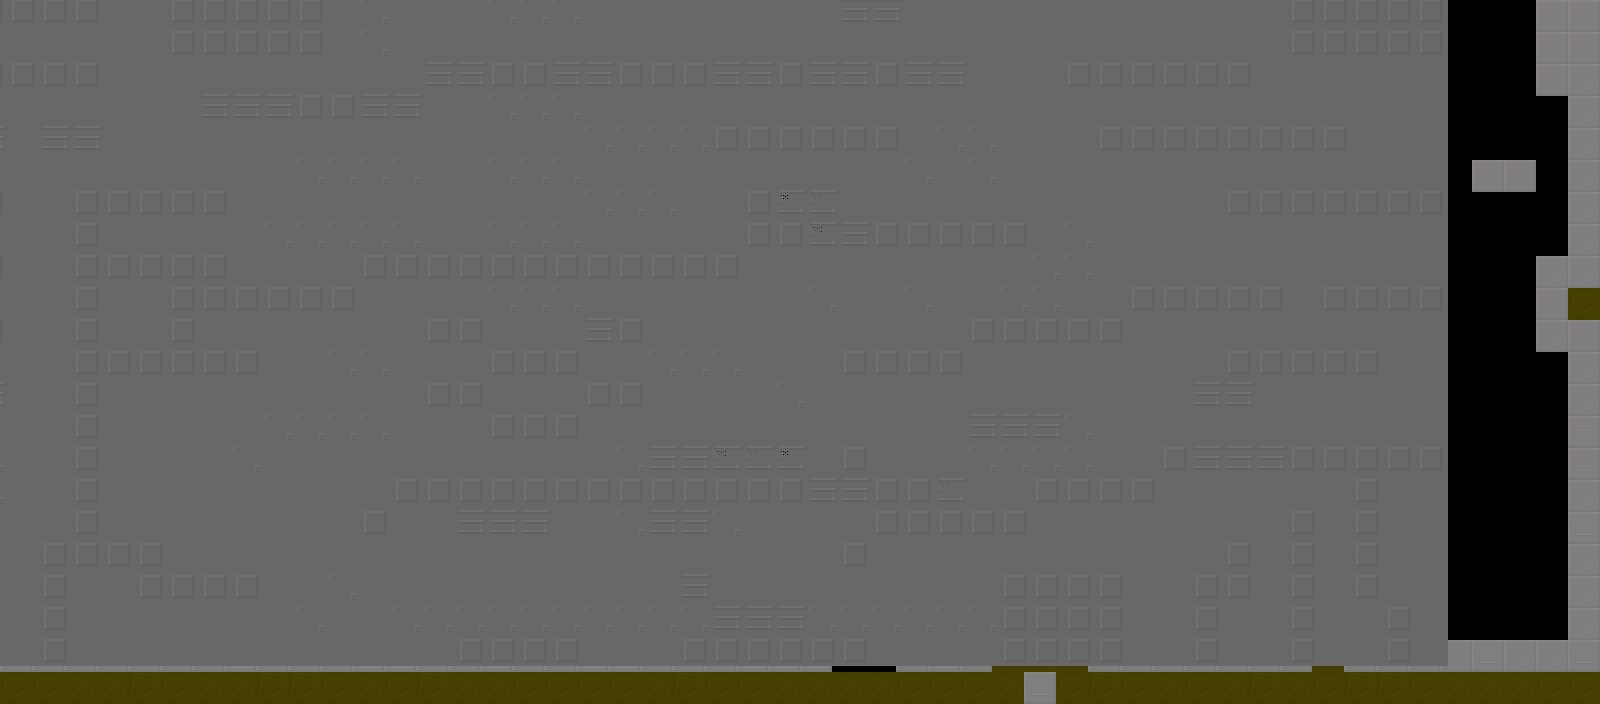

This game map was drawn from its Tiled (.tmx) file and the tilesets committed beside it. A one-line description and the full map source follow:
An orthogonal 50x22 tile map with 32x32 px tiles, 2 tile layers (foregroundLayer, backgroundLayer).

<map version="1.10" tiledversion="1.12.2" orientation="orthogonal" renderorder="right-down" width="50" height="22" tilewidth="32" tileheight="32" infinite="0" nextlayerid="3" nextobjectid="1">
 <editorsettings>
  <export target="map.json" format="json" />
 </editorsettings>
 <properties>
  <property name="solidTiles" value="[0,1,6,7,8,9,10,11,12,13]" />
 </properties>
 <tileset firstgid="1" name="tiles" tilewidth="32" tileheight="32" tilecount="24" columns="8">
  <image source="tiles.png" width="256" height="96" />
  <tile id="14">
   <animation>
    <frame tileid="14" duration="800" />
    <frame tileid="15" duration="400" />
    <frame tileid="16" duration="800" />
   </animation>
  </tile>
  <tile id="15">
   <animation>
    <frame tileid="15" duration="700" />
    <frame tileid="16" duration="400" />
    <frame tileid="14" duration="800" />
   </animation>
  </tile>
  <tile id="16">
   <animation>
    <frame tileid="16" duration="800" />
    <frame tileid="14" duration="410" />
    <frame tileid="15" duration="600" />
   </animation>
  </tile>
 </tileset>
 <layer id="1" name="foregroundLayer" width="50" height="22">
  <data encoding="csv">
8,0,0,0,0,0,0,0,0,0,0,0,0,0,0,0,0,0,0,0,0,0,0,0,0,0,0,0,0,0,0,0,0,0,0,0,0,0,0,0,0,0,0,0,0,0,0,0,7,7,
11,0,0,0,0,0,0,0,0,0,0,0,0,0,0,0,0,0,0,0,0,0,0,0,0,0,0,0,0,0,0,0,0,0,0,0,0,0,0,0,0,0,0,0,0,0,0,0,7,7,
9,0,0,0,0,0,0,0,0,0,0,0,0,0,0,0,0,0,0,0,0,0,0,0,0,0,0,0,0,0,0,0,0,0,0,0,0,0,0,0,0,0,0,0,0,0,0,0,7,13,
7,0,0,0,0,0,0,9,8,12,11,14,7,11,12,9,0,0,0,0,0,0,0,0,0,7,8,12,13,8,8,8,0,0,0,0,0,0,8,14,9,9,0,0,0,0,0,0,0,13,
14,0,0,0,0,0,0,0,0,0,0,0,0,0,0,0,0,0,0,0,0,0,0,0,0,0,0,0,0,0,0,0,0,0,0,0,0,0,0,0,0,0,0,0,0,0,0,0,0,13,
14,0,0,0,0,0,0,0,0,0,0,0,0,0,0,0,0,0,0,7,7,12,7,0,0,0,0,0,0,0,0,0,0,0,0,0,0,0,0,0,0,0,0,0,0,0,7,7,0,13,
8,0,0,0,0,0,0,0,0,0,0,0,0,0,0,0,0,0,0,0,0,0,0,0,0,0,0,0,0,0,0,0,0,0,0,0,0,0,0,0,0,0,0,0,0,0,0,0,0,13,
7,0,0,0,0,0,0,0,0,0,14,14,7,0,0,0,0,0,0,0,0,0,0,0,0,0,0,0,0,0,0,0,0,0,13,12,8,14,13,9,0,0,0,0,0,0,0,0,0,13,
14,0,0,0,0,0,0,0,13,0,0,0,0,0,0,0,0,0,0,0,0,0,0,0,0,0,0,0,0,0,0,0,0,0,0,0,0,0,0,0,0,0,0,0,0,0,0,0,13,13,
11,0,0,0,0,0,0,0,14,0,0,0,0,0,0,0,0,0,0,0,0,0,0,0,0,0,0,0,0,0,0,0,0,0,0,0,0,0,0,0,0,0,0,0,0,0,0,0,7,1,
8,0,0,0,0,0,0,0,0,0,0,0,0,0,0,0,0,0,0,0,0,0,0,0,0,0,0,0,0,0,0,0,0,0,0,0,0,0,0,9,13,14,13,9,0,0,0,0,13,7,
8,0,0,0,0,0,0,0,0,0,0,0,0,0,0,0,0,0,0,0,0,0,0,0,0,0,0,0,0,0,0,0,0,0,0,0,0,0,0,0,0,0,0,0,0,0,0,0,0,13,
7,0,0,0,0,0,0,0,0,0,0,0,0,0,0,0,0,0,0,0,0,0,0,0,0,0,0,0,0,0,0,0,0,0,0,0,0,0,0,0,0,0,0,0,0,0,0,0,0,13,
7,0,0,0,0,0,0,0,0,0,0,0,0,0,0,0,0,0,0,0,0,0,0,0,0,0,0,0,0,0,0,0,0,0,0,0,0,0,0,0,0,0,0,0,0,0,0,0,0,8,
9,0,0,0,0,0,0,0,0,0,0,0,0,0,0,0,0,0,0,0,0,0,0,0,0,0,0,0,0,0,0,0,0,0,14,9,13,14,13,0,0,0,0,0,0,0,0,0,0,9,
14,0,0,0,0,0,0,0,0,0,0,0,0,0,0,0,0,0,0,0,0,0,0,0,0,0,0,0,0,0,0,0,0,0,0,0,0,0,0,0,0,0,0,0,0,0,0,0,0,13,
11,0,0,0,0,0,0,0,0,0,0,0,0,0,0,0,0,0,0,0,0,0,0,0,0,0,0,0,0,0,0,0,0,0,0,0,0,0,0,0,0,0,0,0,0,0,0,0,0,11,
8,0,0,0,0,0,0,0,0,0,0,0,0,0,0,0,0,0,0,0,0,0,0,13,0,0,0,0,0,0,0,0,0,0,0,0,0,0,0,0,11,7,14,0,0,0,0,0,0,13,
7,0,0,0,0,0,0,0,0,0,0,0,0,0,0,0,0,0,0,8,11,7,8,8,14,0,0,0,0,0,0,0,14,8,0,0,0,0,0,0,7,2,9,0,0,0,0,0,0,13,
7,0,0,0,0,0,0,0,0,14,14,0,0,0,0,0,0,0,0,0,8,1,7,0,0,0,0,0,0,0,0,7,1,10,8,0,0,0,0,0,11,10,8,0,0,0,0,0,0,13,
7,11,8,7,7,8,11,14,11,9,7,14,14,11,12,14,11,11,14,14,7,11,7,14,14,14,0,0,8,14,7,1,10,1,7,11,9,11,11,7,11,1,9,9,13,7,11,13,13,11,
1,1,2,2,10,1,2,2,10,10,1,2,1,10,2,2,1,1,1,1,2,10,1,1,2,2,2,2,1,1,1,2,11,1,10,1,2,1,2,10,2,1,10,10,1,2,2,2,1,1
</data>
 </layer>
 <layer id="2" name="backgroundLayer" width="50" height="22" offsetx="-152" offsety="-38" parallaxx="0.8" parallaxy="0.8">
  <data encoding="csv">
3,3,3,3,3,3,3,3,3,3,4,4,4,4,4,3,3,3,3,3,3,3,3,3,3,3,3,3,3,3,3,3,3,3,3,3,3,3,3,3,3,3,3,3,3,4,4,4,4,4,
4,3,4,4,4,4,4,4,3,3,4,4,4,4,4,3,5,3,3,3,5,5,5,3,3,3,3,3,3,3,3,6,6,3,3,3,3,3,3,3,3,3,3,3,3,4,4,4,4,4,
3,3,3,3,3,3,3,3,3,3,4,4,4,4,4,3,5,3,3,3,3,3,3,3,3,3,3,3,3,3,3,3,3,3,3,3,3,3,3,3,3,3,3,3,3,4,4,4,4,4,
4,3,4,4,4,4,4,4,3,3,3,3,3,3,3,3,3,3,6,6,4,4,6,6,4,4,4,6,6,4,6,6,4,6,6,3,3,3,4,4,4,4,4,4,3,3,3,3,3,3,
3,3,3,3,3,3,3,3,3,3,3,6,6,6,4,4,6,6,3,3,5,5,5,3,3,3,3,3,3,3,3,3,3,3,3,3,3,3,3,3,3,3,3,3,3,3,3,3,3,3,
3,3,4,6,6,3,6,6,3,3,3,3,3,3,3,3,3,3,3,3,3,3,3,5,5,5,5,4,4,4,4,4,4,3,5,5,3,3,3,4,4,4,4,4,4,4,4,3,3,3,
3,3,3,3,3,3,3,3,3,3,3,3,3,3,5,5,5,5,3,3,5,5,5,3,3,3,3,3,3,3,3,3,3,5,3,5,3,3,3,3,3,3,3,3,3,3,3,3,3,3,
3,3,4,4,4,3,3,4,4,4,4,4,3,3,3,3,3,3,3,3,3,3,3,5,5,5,3,3,4,17,15,3,3,3,3,3,3,3,3,3,3,3,3,4,4,4,4,4,4,4,
3,3,3,3,3,3,3,4,3,3,3,3,3,5,5,5,5,5,3,3,5,5,5,3,3,3,3,3,4,4,16,6,4,4,4,4,4,3,5,3,3,3,3,3,3,3,3,3,3,3,
3,3,4,4,4,3,3,4,4,4,4,4,3,3,3,3,4,4,4,4,4,4,4,4,4,4,4,4,3,3,3,3,3,3,3,3,3,5,5,3,3,3,3,3,3,3,3,3,3,3,
3,3,3,3,3,3,3,4,3,3,4,4,4,4,4,4,3,3,3,3,5,5,5,3,3,3,3,3,3,3,5,3,3,5,3,3,5,5,3,3,4,4,4,4,4,3,4,4,4,4,
3,3,6,6,4,3,3,4,3,3,4,3,3,3,3,3,3,3,4,4,3,3,3,6,4,3,3,3,3,3,3,3,3,3,3,4,4,4,4,4,3,3,3,3,3,3,3,3,3,3,
3,3,5,3,3,3,3,4,4,4,4,4,4,3,3,5,5,3,3,3,4,4,4,3,3,5,5,5,3,3,3,4,4,4,4,3,3,3,3,3,3,3,3,4,4,4,4,4,3,3,
3,3,3,6,6,3,3,4,3,3,3,3,3,3,3,3,3,3,4,4,3,3,3,4,4,3,3,3,3,5,3,3,3,3,3,3,3,3,3,3,3,3,6,6,3,3,3,3,3,3,
3,3,3,3,3,3,3,4,3,3,3,3,3,5,5,5,5,3,3,3,4,4,4,3,3,3,3,3,3,3,3,3,3,3,3,6,6,6,5,3,3,3,3,3,3,3,3,3,3,3,
3,3,3,3,5,3,3,4,3,3,3,3,5,3,3,3,3,3,3,3,3,3,3,3,5,6,6,16,15,17,3,4,3,3,3,5,5,5,5,3,3,4,6,6,6,4,4,4,4,4,
3,3,5,5,5,3,3,4,3,3,3,3,3,3,3,3,3,4,4,4,4,4,4,4,4,4,4,4,4,4,6,6,4,4,15,3,3,4,4,4,4,3,3,3,3,3,3,4,3,3,
3,3,3,3,3,3,3,4,3,3,3,3,3,3,3,3,4,3,3,6,6,6,3,3,5,6,6,5,3,3,3,3,4,4,4,4,4,3,3,3,3,3,3,3,3,4,3,4,3,3,
3,3,3,3,3,3,4,4,4,4,3,3,3,3,3,3,3,3,3,3,3,3,3,3,3,3,3,3,3,3,3,4,3,3,3,3,3,3,3,3,3,3,3,4,3,4,3,4,3,3,
3,3,3,3,3,3,4,3,3,4,4,4,4,3,3,5,3,3,3,3,3,3,3,3,3,3,6,3,3,3,3,3,3,3,3,3,4,4,4,4,3,3,4,4,3,4,3,4,3,3,
3,3,3,3,3,3,4,3,3,3,3,3,3,3,5,3,3,5,5,5,5,5,5,5,5,5,5,6,6,6,5,5,5,5,5,5,4,4,4,4,3,3,4,3,3,4,3,3,4,3,
3,3,3,3,3,3,4,3,3,3,3,3,3,3,3,3,3,3,3,4,4,4,4,3,3,3,4,4,4,4,4,4,3,3,3,3,4,4,4,4,3,3,4,3,3,4,3,3,4,3
</data>
 </layer>
</map>
